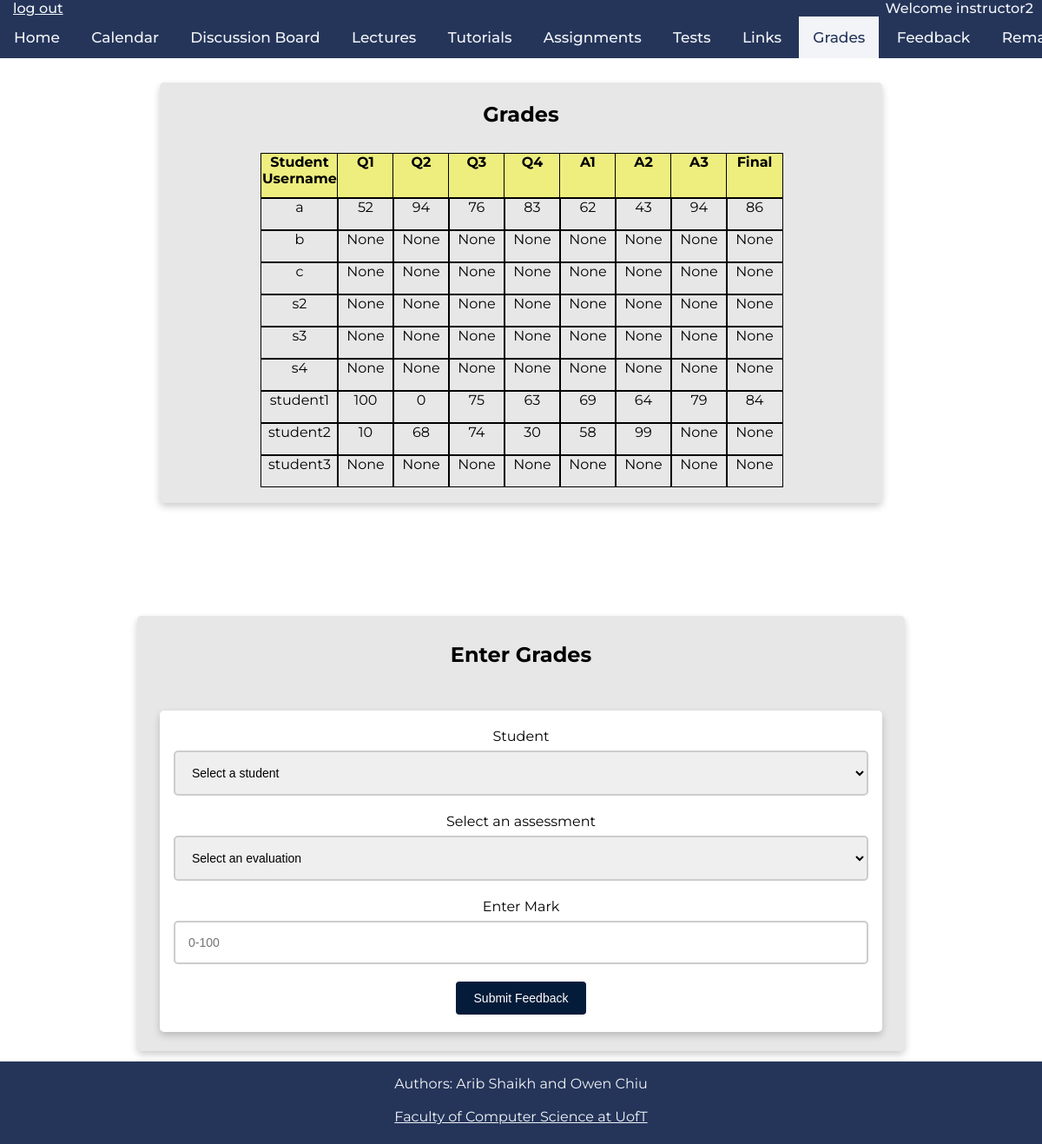
Page /grades (signed in) on the earlier database version.
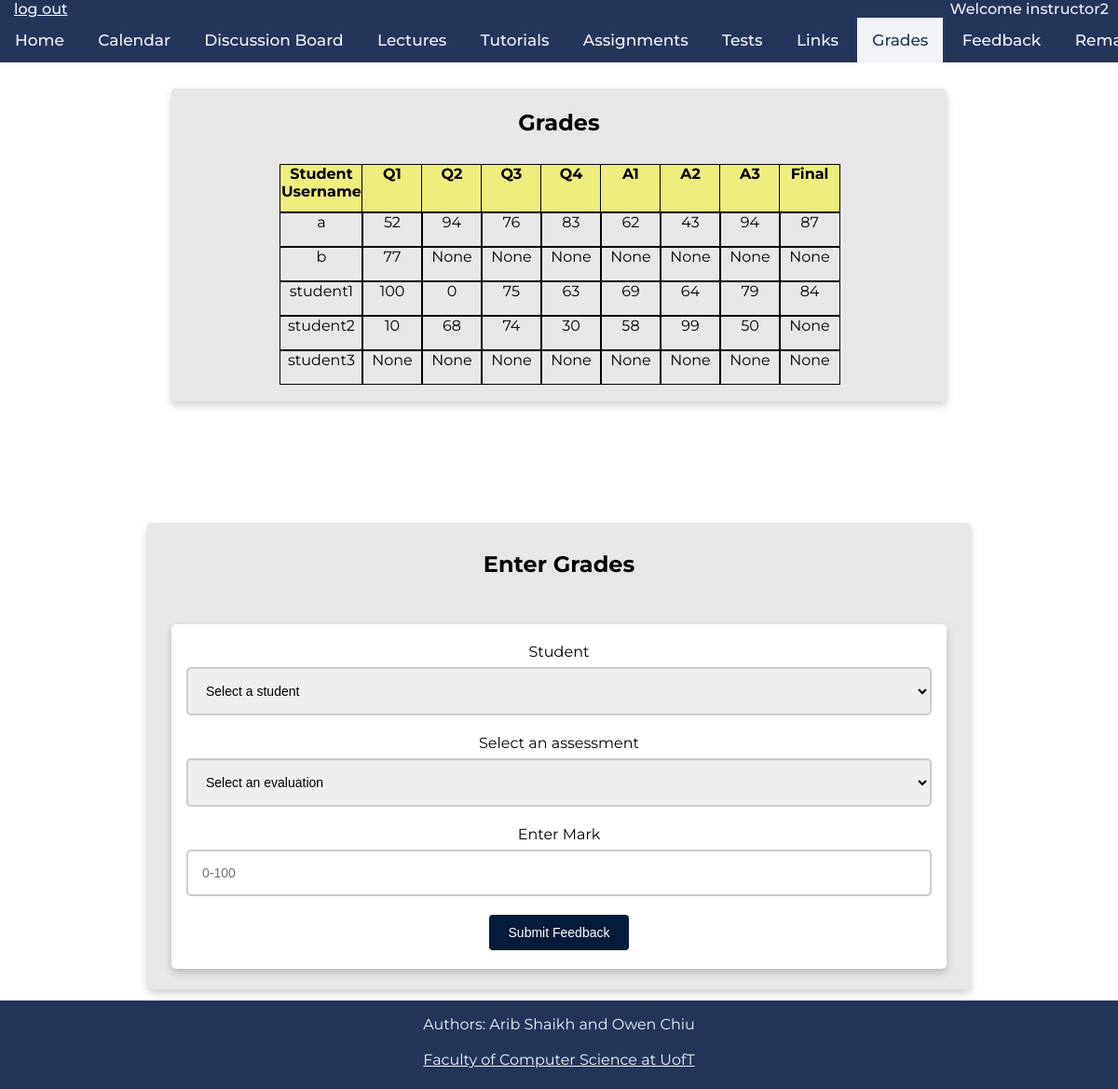
Same page on the later database version.
### tables this page shows
CREATE TABLE students(
	username VARCHAR(256) NOT NULL PRIMARY KEY,
	password VARCHAR(256) NOT NULL,
	sessionn VARCHAR(256)
	);

### app.py (the view)
@app.route('/grades')
def retrieveGrades():
	if 'username' in session:
		user_id = session["username"]
		student_session = session.get('student')
		instructor_session = session.get('instructor')
		db = get_db()
		db.row_factory = make_dicts
		if student_session:
			student_grades = query_db(
				"SELECT mark_id, mark FROM marks WHERE username = ?",[session['username']] , one=False)
			db.close()
			return render_template("grades.html", student_grades = student_grades, user_id = user_id)
		if instructor_session:
			students = query_db("SELECT username FROM students", one=False)
			sql ="""select s.username,	sum(case when m.mark_id = 'Q1' then m.mark end) Q1
				,	sum(case when m.mark_id = 'Q2' then m.mark end) Q2
				,	sum(case when m.mark_id = 'Q3' then m.mark end) Q3
				,	sum(case when m.mark_id = 'Q4' then m.mark end) Q4
				,	sum(case when m.mark_id = 'A1' then m.mark end) A1
				,	sum(case when m.mark_id = 'A2' then m.mark end) A2
				,	sum(case when m.mark_id = 'A3' then m.mark end) A3
				,	sum(case when m.mark_id = 'Final' then m.mark end) Final
				from students s
				left outer join marks m on m.username=s.username
				group by s.username"""
			instructor_grades = query_db(sql, one=False)
			db.close()
			return render_template("grades.html", instructor_grades = instructor_grades, students = students, user_id = user_id)
	return redirect(url_for('login'))

### app.py (called while the page is built)
def get_db():
    db = getattr(g, '_database', None)
    if db is None:
        db = g._database = sqlite3.connect(DATABASE)
    return db

def make_dicts(cursor, row):
    return dict((cursor.description[idx][0], value)
                for idx, value in enumerate(row))

def query_db(query, args=(), one=False):
    cur = get_db().execute(query, args)
    rv = cur.fetchall()
    cur.close()
    return (rv[0] if rv else None) if one else rv

@app.teardown_appcontext
def close_connection(exception):
    db = getattr(g, '_database', None)
    if db is not None:
        db.close()

### templates/grades.html (shortened to what this page needs)
<!DOCTYPE html>
<html>
    <head>
        <link rel="stylesheet" href="../static/css/main.css" />
        <link rel="stylesheet" href="../static/css/grades.css" />
        <link rel="stylesheet" href="../static/css/navbar_footer.css" />
    </head>
    <body>
        <div class="navbar">
            <a class="logout" href="./logout">log out</a>
            <p class="welcomeName">Welcome {{user_id}}</p>
            <br>
            <div class="links">
                <a href="./">Home</a>
                <a href="./calendar">Calendar</a>
                <a href="https://piazza.com/class/kk052lckppx73x" target="_blank">Discussion Board</a>
                <a href="./lectures">Lectures</a>
                <a href="./tutorials">Tutorials</a>
                <a href="./assignments">Assignments</a>
                <a href="./tests">Tests</a>
                <a href="./links">Links</a>
                <a href="./grades" class="active-page" >Grades</a>
                <a href="./feedback">Feedback</a>
                <a href="./remark">Remark Request</a>
            </div>
        </div>
        {% if session['instructor'] %}
        <div class='Box'>
            <h2>Grades</h2>
            <div class="table">
                <div class="column">
                    <div class="headerrow">Student Username</div>
                    {% for grades in instructor_grades %}
                        <div class="row">{{grades['username']}}</div>
                    {% endfor %}
                </div>
                <div class="column">
                    <div class="headerrow">Q1</div>
                    {% for grades in instructor_grades %}
                        <div class="row">{{grades['Q1']}}</div>
                    {% endfor %}
                </div>
                <div class="column">
                    <div class="headerrow">Q2</div>
                    {% for grades in instructor_grades %}
                        <div class="row">{{grades['Q2']}}</div>
                    {% endfor %}
                </div>
                <div class="column">
                    <div class="headerrow">Q3</div>
                    {% for grades in instructor_grades %}
                        <div class="row">{{grades['Q3']}}</div>
                    {% endfor %}
                </div>
                <div class="column">
                    <div class="headerrow">Q4</div>
                    {% for grades in instructor_grades %}
                        <div class="row">{{grades['Q4']}}</div>
                    {% endfor %}
                </div>
                <div class="column">
                    <div class="headerrow">A1</div>
                    {% for grades in instructor_grades %}
                        <div class="row">{{grades['A1']}}</div>
                    {% endfor %}
                </div>
                <div class="column">
                    <div class="headerrow">A2</div>
                    {% for grades in instructor_grades %}
                        <div class="row">{{grades['A2']}}</div>
                    {% endfor %}
                </div>
                <div class="column">
                    <div class="headerrow">A3</div>
                    {% for grades in instructor_grades %}
                        <div class="row">{{grades['A3']}}</div>
                    {% endfor %}
                </div>
                <div class="column">
                    <div class="headerrow">Final</div>
                    {% for grades in instructor_grades %}
                        <div class="row">{{grades['Final']}}</div>
                    {% endfor %}
                </div>
            </div>
        </div>
        <div class="feedbackBox">
                <h2>Enter Grades</h2>
                <div class='feedbackFormBox'>
            <form action="{{ url_for('enterGrades') }}" method="POST">
                <label>Student</label>
                    <select class="inputStyle" id="instructrNameDropdown" name="studentname">
                        <option disabled selected>Select a student</option>
                    </select>
                <label>Select an assessment</label>
                    <select class="inputStyle" id="aDropDown" type="text" name="aName">
                        <option disabled selected>Select an evaluation</option>
                    </select>
                <label>Enter Mark</label>
                <input class='inputStyle' type="text" name="markvalue" placeholder="0-100">
                <input class='inputButton' type="submit" value="Submit Feedback">
            </form>
            </div>
        </div>
        {% endif %}
        <footer>
                <p>Authors: Arib Shaikh and Owen Chiu<br>
                <br>
                <a href="https://web.cs.toronto.edu/" target="_blank">Faculty of Computer Science at UofT</a></p>
            </footer>
    </body>

### static/css/main.css (style rules this page uses)
html { font-family: 'Montserrat', sans-serif; }
body { height:100vh; margin: 0px; display:flex; flex-direction:column; text-align: center; }
.Box { background-color: rgb(231, 231, 231); display: flex; flex-direction: column; flex-grow: 1; margin:0px auto; margin-bottom: 12px; box-shadow: 0 4px 8px 0 rgba(0, 0, 0, 0.2); transition: 0.3s; border-radius: 5px; padding: 2px 16px; text-align: center; justify-content: center; align-items: center; width: 800px; }
.inputStyle, .feedbackTextArea { font-size: 14px; width: 100%; border: 2px solid #ccc; border-radius: 5px; box-sizing: border-box; margin-top: 7px; margin-bottom: 20px; padding: 15px; resize: vertical; }
.inputButton { background-color: #051b3a; color: white; padding: 11px 21px; font-size: 14px; border: none; border-radius: 4px; cursor: pointer; }

### static/css/grades.css (style rules this page uses)
.Box { flex-grow: 0; margin-top: 95px; margin-bottom: 50px; }
.table { display: flex; margin: auto; margin-top: 10px; width: 75%; }
.column { margin-bottom: 1em; width: 100%; }
.row { border: 1px black solid; height: 35px; margin: auto; width: 100%; text-align: center; padding: 0 0; }
.headerrow { border: 1px black solid; height: 50px; margin: auto; width: 100%; text-align: center; padding: 0 0; font-weight: bold; background-color: rgb(238, 238, 127); }
.feedbackBox { background-color: rgb(231, 231, 231); display: flex; flex-direction: column; flex-grow: 1; margin:0px auto; margin-top:80px; margin-bottom: 12px; box-shadow: 0 4px 8px 0 rgba(0, 0, 0, 0.2); transition: 0.3s; border-radius: 5px; padding: 10px 26px; text-align: center; justify-content: center; align-items: center; }
.feedbackFormBox { background-color: white; display: flex; flex-direction: column; flex-grow: 1; margin:0px auto; margin-top:30px; margin-bottom: 12px; box-shadow: 0 4px 8px 0 rgba(0, 0, 0, 0.2); transition: 0.3s; border-radius: 5px; padding: 20px 16px; max-width: 800px; text-align: center; justify-content: center; }

### static/css/navbar_footer.css (style rules this page uses)
.navbar { background-color: #25355A; overflow: auto; white-space: nowrap; position: fixed; top: 0; font-weight: 500; width: 100%; margin-left: 0px; text-align: left; }
.logout { padding-left: 5px; padding-bottom: 5px; margin-left: 10px; color:#F2F4F7; position: absolute; top:0; left:0; }
.welcomeName { padding-left: 5px; padding-bottom: 5px; padding-right: 10px; margin-top:0; margin-right:0; color:#F2F4F7; position: absolute; top:0; right:0; }
.links { text-align: center; }
.links a { display: inline-block; color: #F2F4F7; text-align: center; padding: 14px 16px; text-decoration: none; font-size: 17px; }
.links a.active-page { background-color: #F2F4F7; color: #25355A; }
footer { min-height:95px; margin-top: auto; text-align: center; background-color: #25355A; color: #F2F4F7; }
footer a { color: #F2F4F7; margin-bottom: 10px; }
footer p { margin-right: 0px; margin-left: 0px; }

Differences in the rows shown:
removed students: username "c", Q1 "None", Q2 "None", Q3 "None", Q4 "None", A1 "None", A2 "None", A3 "None", Final "None"
removed students: username "s2", Q1 "None", Q2 "None", Q3 "None", Q4 "None", A1 "None", A2 "None", A3 "None", Final "None"
removed students: username "s3", Q1 "None", Q2 "None", Q3 "None", Q4 "None", A1 "None", A2 "None", A3 "None", Final "None"
removed students: username "s4", Q1 "None", Q2 "None", Q3 "None", Q4 "None", A1 "None", A2 "None", A3 "None", Final "None"
computed for students "a": Final "86" → "87"
changed students "b": Q1 "None" → "77"
computed for students "student2": A3 "None" → "50"
